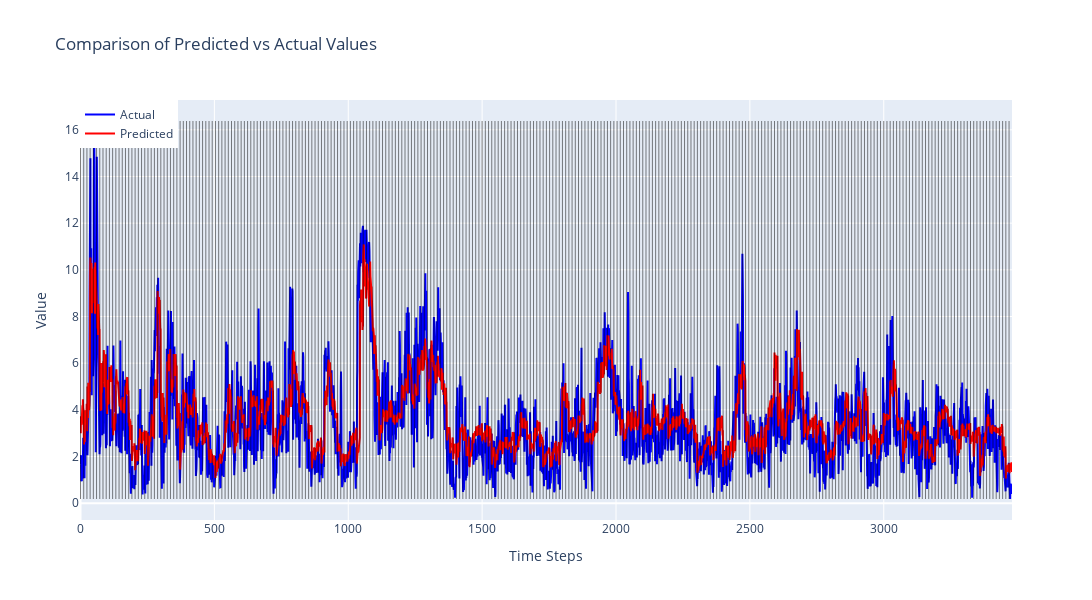

Write notebook code for a chart like this one.
### Code cell
import plotly.graph_objects as go

# Create a figure
fig = go.Figure()

# Add actual values trace
fig.add_trace(go.Scatter(
    x=list(range(len(y_test_stitched))),
    y=y_test_stitched,
    mode='lines',
    name='Actual',
    line=dict(color='blue')
))

# Add predicted values trace
fig.add_trace(go.Scatter(
    x=list(range(len(y_pred_stitched))),
    y=y_pred_stitched,
    mode='lines',
    name='Predicted',
    line=dict(color='red')
))

# Add vertical lines every 12 values
for i in range(0, len(y_test_stitched), 12):
    fig.add_shape(
        type='line',
        x0=i,
        x1=i,
        y0=min(min(y_test_stitched), min(y_pred_stitched)),
        y1=max(max(y_test_stitched), max(y_pred_stitched)),
        line=dict(color='rgba(0, 0, 0, 0.5)', width=1)
    )

# Update layout
fig.update_layout(
    title='Comparison of Predicted vs Actual Values',
    xaxis_title='Time Steps',
    yaxis_title='Value',
    legend=dict(x=0, y=1),
    width=1800,
    height=600,
    showlegend=True
)

# Show the plot
fig.show()

### Figure 1 — Plotly figure (JSON) as saved in the notebook; plotly's stock layout.template omitted (floating-point values rounded to 4 significant figures; data arrays with more than 128 entries replaced by an {"elided": "..."} marker saying what was removed)
{"data": [{"line": {"color": "blue"}, "mode": "lines", "name": "Actual", "type": "scatter", "x": {"elided": "3480 int values"}, "y": {"elided": "3480 float values"}}, {"line": {"color": "red"}, "mode": "lines", "name": "Predicted", "type": "scatter", "x": {"elided": "3480 int values"}, "y": {"elided": "3480 float values"}}], "layout": {"height": 600, "legend": {"x": 0, "y": 1}, "shapes": [{"line": {"color": "rgba(0, 0, 0, 0.5)", "width": 1}, "type": "line", "x0": 0, "x1": 0, "y0": 0.1786, "y1": 16.38}, {"line": {"color": "rgba(0, 0, 0, 0.5)", "width": 1}, "type": "line", "x0": 12, "x1": 12, "y0": 0.1786, "y1": 16.38}, {"line": {"color": "rgba(0, 0, 0, 0.5)", "width": 1}, "type": "line", "x0": 24, "x1": 24, "y0": 0.1786, "y1": 16.38}, {"line": {"color": "rgba(0, 0, 0, 0.5)", "width": 1}, "type": "line", "x0": 36, "x1": 36, "y0": 0.1786, "y1": 16.38}, {"line": {"color": "rgba(0, 0, 0, 0.5)", "width": 1}, "type": "line", "x0": 48, "x1": 48, "y0": 0.1786, "y1": 16.38}, {"line": {"color": "rgba(0, 0, 0, 0.5)", "width": 1}, "type": "line", "x0": 60, "x1": 60, "y0": 0.1786, "y1": 16.38}, {"line": {"color": "rgba(0, 0, 0, 0.5)", "width": 1}, "type": "line", "x0": 72, "x1": 72, "y0": 0.1786, "y1": 16.38}, {"line": {"color": "rgba(0, 0, 0, 0.5)", "width": 1}, "type": "line", "x0": 84, "x1": 84, "y0": 0.1786, "y1": 16.38}, {"line": {"color": "rgba(0, 0, 0, 0.5)", "width": 1}, "type": "line", "x0": 96, "x1": 96, "y0": 0.1786, "y1": 16.38}, {"line": {"color": "rgba(0, 0, 0, 0.5)", "width": 1}, "type": "line", "x0": 108, "x1": 108, "y0": 0.1786, "y1": 16.38}, {"line": {"color": "rgba(0, 0, 0, 0.5)", "width": 1}, "type": "line", "x0": 120, "x1": 120, "y0": 0.1786, "y1": 16.38}, {"line": {"color": "rgba(0, 0, 0, 0.5)", "width": 1}, "type": "line", "x0": 132, "x1": 132, "y0": 0.1786, "y1": 16.38}, {"line": {"color": "rgba(0, 0, 0, 0.5)", "width": 1}, "type": "line", "x0": 144, "x1": 144, "y0": 0.1786, "y1": 16.38}, {"line": {"color": "rgba(0, 0, 0, 0.5)", "width": 1}, "type": "line", "x0": 156, "x1": 156, "y0": 0.1786, "y1": 16.38}, {"line": {"color": "rgba(0, 0, 0, 0.5)", "width": 1}, "type": "line", "x0": 168, "x1": 168, "y0": 0.1786, "y1": 16.38}, {"line": {"color": "rgba(0, 0, 0, 0.5)", "width": 1}, "type": "line", "x0": 180, "x1": 180, "y0": 0.1786, "y1": 16.38}, {"line": {"color": "rgba(0, 0, 0, 0.5)", "width": 1}, "type": "line", "x0": 192, "x1": 192, "y0": 0.1786, "y1": 16.38}, {"line": {"color": "rgba(0, 0, 0, 0.5)", "width": 1}, "type": "line", "x0": 204, "x1": 204, "y0": 0.1786, "y1": 16.38}, {"line": {"color": "rgba(0, 0, 0, 0.5)", "width": 1}, "type": "line", "x0": 216, "x1": 216, "y0": 0.1786, "y1": 16.38}, {"line": {"color": "rgba(0, 0, 0, 0.5)", "width": 1}, "type": "line", "x0": 228, "x1": 228, "y0": 0.1786, "y1": 16.38}, {"line": {"color": "rgba(0, 0, 0, 0.5)", "width": 1}, "type": "line", "x0": 240, "x1": 240, "y0": 0.1786, "y1": 16.38}, {"line": {"color": "rgba(0, 0, 0, 0.5)", "width": 1}, "type": "line", "x0": 252, "x1": 252, "y0": 0.1786, "y1": 16.38}, {"line": {"color": "rgba(0, 0, 0, 0.5)", "width": 1}, "type": "line", "x0": 264, "x1": 264, "y0": 0.1786, "y1": 16.38}, {"line": {"color": "rgba(0, 0, 0, 0.5)", "width": 1}, "type": "line", "x0": 276, "x1": 276, "y0": 0.1786, "y1": 16.38}, {"line": {"color": "rgba(0, 0, 0, 0.5)", "width": 1}, "type": "line", "x0": 288, "x1": 288, "y0": 0.1786, "y1": 16.38}, {"line": {"color": "rgba(0, 0, 0, 0.5)", "width": 1}, "type": "line", "x0": 300, "x1": 300, "y0": 0.1786, "y1": 16.38}, {"line": {"color": "rgba(0, 0, 0, 0.5)", "width": 1}, "type": "line", "x0": 312, "x1": 312, "y0": 0.1786, "y1": 16.38}, {"line": {"color": "rgba(0, 0, 0, 0.5)", "width": 1}, "type": "line", "x0": 324, "x1": 324, "y0": 0.1786, "y1": 16.38}, {"line": {"color": "rgba(0, 0, 0, 0.5)", "width": 1}, "type": "line", "x0": 336, "x1": 336, "y0": 0.1786, "y1": 16.38}, {"line": {"color": "rgba(0, 0, 0, 0.5)", "width": 1}, "type": "line", "x0": 348, "x1": 348, "y0": 0.1786, "y1": 16.38}, {"line": {"color": "rgba(0, 0, 0, 0.5)", "width": 1}, "type": "line", "x0": 360, "x1": 360, "y0": 0.1786, "y1": 16.38}, {"line": {"color": "rgba(0, 0, 0, 0.5)", "width": 1}, "type": "line", "x0": 372, "x1": 372, "y0": 0.1786, "y1": 16.38}, {"line": {"color": "rgba(0, 0, 0, 0.5)", "width": 1}, "type": "line", "x0": 384, "x1": 384, "y0": 0.1786, "y1": 16.38}, {"line": {"color": "rgba(0, 0, 0, 0.5)", "width": 1}, "type": "line", "x0": 396, "x1": 396, "y0": 0.1786, "y1": 16.38}, {"line": {"color": "rgba(0, 0, 0, 0.5)", "width": 1}, "type": "line", "x0": 408, "x1": 408, "y0": 0.1786, "y1": 16.38}, {"line": {"color": "rgba(0, 0, 0, 0.5)", "width": 1}, "type": "line", "x0": 420, "x1": 420, "y0": 0.1786, "y1": 16.38}, {"line": {"color": "rgba(0, 0, 0, 0.5)", "width": 1}, "type": "line", "x0": 432, "x1": 432, "y0": 0.1786, "y1": 16.38}, {"line": {"color": "rgba(0, 0, 0, 0.5)", "width": 1}, "type": "line", "x0": 444, "x1": 444, "y0": 0.1786, "y1": 16.38}, {"line": {"color": "rgba(0, 0, 0, 0.5)", "width": 1}, "type": "line", "x0": 456, "x1": 456, "y0": 0.1786, "y1": 16.38}, {"line": {"color": "rgba(0, 0, 0, 0.5)", "width": 1}, "type": "line", "x0": 468, "x1": 468, "y0": 0.1786, "y1": 16.38}, {"line": {"color": "rgba(0, 0, 0, 0.5)", "width": 1}, "type": "line", "x0": 480, "x1": 480, "y0": 0.1786, "y1": 16.38}, {"line": {"color": "rgba(0, 0, 0, 0.5)", "width": 1}, "type": "line", "x0": 492, "x1": 492, "y0": 0.1786, "y1": 16.38}, {"line": {"color": "rgba(0, 0, 0, 0.5)", "width": 1}, "type": "line", "x0": 504, "x1": 504, "y0": 0.1786, "y1": 16.38}, {"line": {"color": "rgba(0, 0, 0, 0.5)", "width": 1}, "type": "line", "x0": 516, "x1": 516, "y0": 0.1786, "y1": 16.38}, {"line": {"color": "rgba(0, 0, 0, 0.5)", "width": 1}, "type": "line", "x0": 528, "x1": 528, "y0": 0.1786, "y1": 16.38}, {"line": {"color": "rgba(0, 0, 0, 0.5)", "width": 1}, "type": "line", "x0": 540, "x1": 540, "y0": 0.1786, "y1": 16.38}, {"line": {"color": "rgba(0, 0, 0, 0.5)", "width": 1}, "type": "line", "x0": 552, "x1": 552, "y0": 0.1786, "y1": 16.38}, {"line": {"color": "rgba(0, 0, 0, 0.5)", "width": 1}, "type": "line", "x0": 564, "x1": 564, "y0": 0.1786, "y1": 16.38}, {"line": {"color": "rgba(0, 0, 0, 0.5)", "width": 1}, "type": "line", "x0": 576, "x1": 576, "y0": 0.1786, "y1": 16.38}, {"line": {"color": "rgba(0, 0, 0, 0.5)", "width": 1}, "type": "line", "x0": 588, "x1": 588, "y0": 0.1786, "y1": 16.38}, {"line": {"color": "rgba(0, 0, 0, 0.5)", "width": 1}, "type": "line", "x0": 600, "x1": 600, "y0": 0.1786, "y1": 16.38}, {"line": {"color": "rgba(0, 0, 0, 0.5)", "width": 1}, "type": "line", "x0": 612, "x1": 612, "y0": 0.1786, "y1": 16.38}, {"line": {"color": "rgba(0, 0, 0, 0.5)", "width": 1}, "type": "line", "x0": 624, "x1": 624, "y0": 0.1786, "y1": 16.38}, {"line": {"color": "rgba(0, 0, 0, 0.5)", "width": 1}, "type": "line", "x0": 636, "x1": 636, "y0": 0.1786, "y1": 16.38}, {"line": {"color": "rgba(0, 0, 0, 0.5)", "width": 1}, "type": "line", "x0": 648, "x1": 648, "y0": 0.1786, "y1": 16.38}, {"line": {"color": "rgba(0, 0, 0, 0.5)", "width": 1}, "type": "line", "x0": 660, "x1": 660, "y0": 0.1786, "y1": 16.38}, {"line": {"color": "rgba(0, 0, 0, 0.5)", "width": 1}, "type": "line", "x0": 672, "x1": 672, "y0": 0.1786, "y1": 16.38}, {"line": {"color": "rgba(0, 0, 0, 0.5)", "width": 1}, "type": "line", "x0": 684, "x1": 684, "y0": 0.1786, "y1": 16.38}, {"line": {"color": "rgba(0, 0, 0, 0.5)", "width": 1}, "type": "line", "x0": 696, "x1": 696, "y0": 0.1786, "y1": 16.38}, {"line": {"color": "rgba(0, 0, 0, 0.5)", "width": 1}, "type": "line", "x0": 708, "x1": 708, "y0": 0.1786, "y1": 16.38}, {"line": {"color": "rgba(0, 0, 0, 0.5)", "width": 1}, "type": "line", "x0": 720, "x1": 720, "y0": 0.1786, "y1": 16.38}, {"line": {"color": "rgba(0, 0, 0, 0.5)", "width": 1}, "type": "line", "x0": 732, "x1": 732, "y0": 0.1786, "y1": 16.38}, {"line": {"color": "rgba(0, 0, 0, 0.5)", "width": 1}, "type": "line", "x0": 744, "x1": 744, "y0": 0.1786, "y1": 16.38}, {"line": {"color": "rgba(0, 0, 0, 0.5)", "width": 1}, "type": "line", "x0": 756, "x1": 756, "y0": 0.1786, "y1": 16.38}, {"line": {"color": "rgba(0, 0, 0, 0.5)", "width": 1}, "type": "line", "x0": 768, "x1": 768, "y0": 0.1786, "y1": 16.38}, {"line": {"color": "rgba(0, 0, 0, 0.5)", "width": 1}, "type": "line", "x0": 780, "x1": 780, "y0": 0.1786, "y1": 16.38}, {"line": {"color": "rgba(0, 0, 0, 0.5)", "width": 1}, "type": "line", "x0": 792, "x1": 792, "y0": 0.1786, "y1": 16.38}, {"line": {"color": "rgba(0, 0, 0, 0.5)", "width": 1}, "type": "line", "x0": 804, "x1": 804, "y0": 0.1786, "y1": 16.38}, {"line": {"color": "rgba(0, 0, 0, 0.5)", "width": 1}, "type": "line", "x0": 816, "x1": 816, "y0": 0.1786, "y1": 16.38}, {"line": {"color": "rgba(0, 0, 0, 0.5)", "width": 1}, "type": "line", "x0": 828, "x1": 828, "y0": 0.1786, "y1": 16.38}, {"line": {"color": "rgba(0, 0, 0, 0.5)", "width": 1}, "type": "line", "x0": 840, "x1": 840, "y0": 0.1786, "y1": 16.38}, {"line": {"color": "rgba(0, 0, 0, 0.5)", "width": 1}, "type": "line", "x0": 852, "x1": 852, "y0": 0.1786, "y1": 16.38}, {"line": {"color": "rgba(0, 0, 0, 0.5)", "width": 1}, "type": "line", "x0": 864, "x1": 864, "y0": 0.1786, "y1": 16.38}, {"line": {"color": "rgba(0, 0, 0, 0.5)", "width": 1}, "type": "line", "x0": 876, "x1": 876, "y0": 0.1786, "y1": 16.38}, {"line": {"color": "rgba(0, 0, 0, 0.5)", "width": 1}, "type": "line", "x0": 888, "x1": 888, "y0": 0.1786, "y1": 16.38}, {"line": {"color": "rgba(0, 0, 0, 0.5)", "width": 1}, "type": "line", "x0": 900, "x1": 900, "y0": 0.1786, "y1": 16.38}, {"line": {"color": "rgba(0, 0, 0, 0.5)", "width": 1}, "type": "line", "x0": 912, "x1": 912, "y0": 0.1786, "y1": 16.38}, {"line": {"color": "rgba(0, 0, 0, 0.5)", "width": 1}, "type": "line", "x0": 924, "x1": 924, "y0": 0.1786, "y1": 16.38}, {"line": {"color": "rgba(0, 0, 0, 0.5)", "width": 1}, "type": "line", "x0": 936, "x1": 936, "y0": 0.1786, "y1": 16.38}, {"line": {"color": "rgba(0, 0, 0, 0.5)", "width": 1}, "type": "line", "x0": 948, "x1": 948, "y0": 0.1786, "y1": 16.38}, {"line": {"color": "rgba(0, 0, 0, 0.5)", "width": 1}, "type": "line", "x0": 960, "x1": 960, "y0": 0.1786, "y1": 16.38}, {"line": {"color": "rgba(0, 0, 0, 0.5)", "width": 1}, "type": "line", "x0": 972, "x1": 972, "y0": 0.1786, "y1": 16.38}, {"line": {"color": "rgba(0, 0, 0, 0.5)", "width": 1}, "type": "line", "x0": 984, "x1": 984, "y0": 0.1786, "y1": 16.38}, {"line": {"color": "rgba(0, 0, 0, 0.5)", "width": 1}, "type": "line", "x0": 996, "x1": 996, "y0": 0.1786, "y1": 16.38}, {"line": {"color": "rgba(0, 0, 0, 0.5)", "width": 1}, "type": "line", "x0": 1008, "x1": 1008, "y0": 0.1786, "y1": 16.38}, {"line": {"color": "rgba(0, 0, 0, 0.5)", "width": 1}, "type": "line", "x0": 1020, "x1": 1020, "y0": 0.1786, "y1": 16.38}, {"line": {"color": "rgba(0, 0, 0, 0.5)", "width": 1}, "type": "line", "x0": 1032, "x1": 1032, "y0": 0.1786, "y1": 16.38}, {"line": {"color": "rgba(0, 0, 0, 0.5)", "width": 1}, "type": "line", "x0": 1044, "x1": 1044, "y0": 0.1786, "y1": 16.38}, {"line": {"color": "rgba(0, 0, 0, 0.5)", "width": 1}, "type": "line", "x0": 1056, "x1": 1056, "y0": 0.1786, "y1": 16.38}, {"line": {"color": "rgba(0, 0, 0, 0.5)", "width": 1}, "type": "line", "x0": 1068, "x1": 1068, "y0": 0.1786, "y1": 16.38}, {"line": {"color": "rgba(0, 0, 0, 0.5)", "width": 1}, "type": "line", "x0": 1080, "x1": 1080, "y0": 0.1786, "y1": 16.38}, {"line": {"color": "rgba(0, 0, 0, 0.5)", "width": 1}, "type": "line", "x0": 1092, "x1": 1092, "y0": 0.1786, "y1": 16.38}, {"line": {"color": "rgba(0, 0, 0, 0.5)", "width": 1}, "type": "line", "x0": 1104, "x1": 1104, "y0": 0.1786, "y1": 16.38}, {"line": {"color": "rgba(0, 0, 0, 0.5)", "width": 1}, "type": "line", "x0": 1116, "x1": 1116, "y0": 0.1786, "y1": 16.38}, {"line": {"color": "rgba(0, 0, 0, 0.5)", "width": 1}, "type": "line", "x0": 1128, "x1": 1128, "y0": 0.1786, "y1": 16.38}, {"line": {"color": "rgba(0, 0, 0, 0.5)", "width": 1}, "type": "line", "x0": 1140, "x1": 1140, "y0": 0.1786, "y1": 16.38}, {"line": {"color": "rgba(0, 0, 0, 0.5)", "width": 1}, "type": "line", "x0": 1152, "x1": 1152, "y0": 0.1786, "y1": 16.38}, {"line": {"color": "rgba(0, 0, 0, 0.5)", "width": 1}, "type": "line", "x0": 1164, "x1": 1164, "y0": 0.1786, "y1": 16.38}, {"line": {"color": "rgba(0, 0, 0, 0.5)", "width": 1}, "type": "line", "x0": 1176, "x1": 1176, "y0": 0.1786, "y1": 16.38}, {"line": {"color": "rgba(0, 0, 0, 0.5)", "width": 1}, "type": "line", "x0": 1188, "x1": 1188, "y0": 0.1786, "y1": 16.38}, {"line": {"color": "rgba(0, 0, 0, 0.5)", "width": 1}, "type": "line", "x0": 1200, "x1": 1200, "y0": 0.1786, "y1": 16.38}, {"line": {"color": "rgba(0, 0, 0, 0.5)", "width": 1}, "type": "line", "x0": 1212, "x1": 1212, "y0": 0.1786, "y1": 16.38}, {"line": {"color": "rgba(0, 0, 0, 0.5)", "width": 1}, "type": "line", "x0": 1224, "x1": 1224, "y0": 0.1786, "y1": 16.38}, {"line": {"color": "rgba(0, 0, 0, 0.5)", "width": 1}, "type": "line", "x0": 1236, "x1": 1236, "y0": 0.1786, "y1": 16.38}, {"line": {"color": "rgba(0, 0, 0, 0.5)", "width": 1}, "type": "line", "x0": 1248, "x1": 1248, "y0": 0.1786, "y1": 16.38}, {"line": {"color": "rgba(0, 0, 0, 0.5)", "width": 1}, "type": "line", "x0": 1260, "x1": 1260, "y0": 0.1786, "y1": 16.38}, {"line": {"color": "rgba(0, 0, 0, 0.5)", "width": 1}, "type": "line", "x0": 1272, "x1": 1272, "y0": 0.1786, "y1": 16.38}, {"line": {"color": "rgba(0, 0, 0, 0.5)", "width": 1}, "type": "line", "x0": 1284, "x1": 1284, "y0": 0.1786, "y1": 16.38}, {"line": {"color": "rgba(0, 0, 0, 0.5)", "width": 1}, "type": "line", "x0": 1296, "x1": 1296, "y0": 0.1786, "y1": 16.38}, {"line": {"color": "rgba(0, 0, 0, 0.5)", "width": 1}, "type": "line", "x0": 1308, "x1": 1308, "y0": 0.1786, "y1": 16.38}, {"line": {"color": "rgba(0, 0, 0, 0.5)", "width": 1}, "type": "line", "x0": 1320, "x1": 1320, "y0": 0.1786, "y1": 16.38}, {"line": {"color": "rgba(0, 0, 0, 0.5)", "width": 1}, "type": "line", "x0": 1332, "x1": 1332, "y0": 0.1786, "y1": 16.38}, {"line": {"color": "rgba(0, 0, 0, 0.5)", "width": 1}, "type": "line", "x0": 1344, "x1": 1344, "y0": 0.1786, "y1": 16.38}, {"line": {"color": "rgba(0, 0, 0, 0.5)", "width": 1}, "type": "line", "x0": 1356, "x1": 1356, "y0": 0.1786, "y1": 16.38}, {"line": {"color": "rgba(0, 0, 0, 0.5)", "width": 1}, "type": "line", "x0": 1368, "x1": 1368, "y0": 0.1786, "y1": 16.38}, {"line": {"color": "rgba(0, 0, 0, 0.5)", "width": 1}, "type": "line", "x0": 1380, "x1": 1380, "y0": 0.1786, "y1": 16.38}, {"line": {"color": "rgba(0, 0, 0, 0.5)", "width": 1}, "type": "line", "x0": 1392, "x1": 1392, "y0": 0.1786, "y1": 16.38}, {"line": {"color": "rgba(0, 0, 0, 0.5)", "width": 1}, "type": "line", "x0": 1404, "x1": 1404, "y0": 0.1786, "y1": 16.38}, {"line": {"color": "rgba(0, 0, 0, 0.5)", "width": 1}, "type": "line", "x0": 1416, "x1": 1416, "y0": 0.1786, "y1": 16.38}, {"line": {"color": "rgba(0, 0, 0, 0.5)", "width": 1}, "type": "line", "x0": 1428, "x1": 1428, "y0": 0.1786, "y1": 16.38}, {"line": {"color": "rgba(0, 0, 0, 0.5)", "width": 1}, "type": "line", "x0": 1440, "x1": 1440, "y0": 0.1786, "y1": 16.38}, {"line": {"color": "rgba(0, 0, 0, 0.5)", "width": 1}, "type": "line", "x0": 1452, "x1": 1452, "y0": 0.1786, "y1": 16.38}, {"line": {"color": "rgba(0, 0, 0, 0.5)", "width": 1}, "type": "line", "x0": 1464, "x1": 1464, "y0": 0.1786, "y1": 16.38}, {"line": {"color": "rgba(0, 0, 0, 0.5)", "width": 1}, "type": "line", "x0": 1476, "x1": 1476, "y0": 0.1786, "y1": 16.38}, {"line": {"color": "rgba(0, 0, 0, 0.5)", "width": 1}, "type": "line", "x0": 1488, "x1": 1488, "y0": 0.1786, "y1": 16.38}, {"line": {"color": "rgba(0, 0, 0, 0.5)", "width": 1}, "type": "line", "x0": 1500, "x1": 1500, "y0": 0.1786, "y1": 16.38}, {"line": {"color": "rgba(0, 0, 0, 0.5)", "width": 1}, "type": "line", "x0": 1512, "x1": 1512, "y0": 0.1786, "y1": 16.38}, {"line": {"color": "rgba(0, 0, 0, 0.5)", "width": 1}, "type": "line", "x0": 1524, "x1": 1524, "y0": 0.1786, "y1": 16.38}, {"line": {"color": "rgba(0, 0, 0, 0.5)", "width": 1}, "type": "line", "x0": 1536, "x1": 1536, "y0": 0.1786, "y1": 16.38}, {"line": {"color": "rgba(0, 0, 0, 0.5)", "width": 1}, "type": "line", "x0": 1548, "x1": 1548, "y0": 0.1786, "y1": 16.38}, {"line": {"color": "rgba(0, 0, 0, 0.5)", "width": 1}, "type": "line", "x0": 1560, "x1": 1560, "y0": 0.1786, "y1": 16.38}, {"line": {"color": "rgba(0, 0, 0, 0.5)", "width": 1}, "type": "line", "x0": 1572, "x1": 1572, "y0": 0.1786, "y1": 16.38}, {"line": {"color": "rgba(0, 0, 0, 0.5)", "width": 1}, "type": "line", "x0": 1584, "x1": 1584, "y0": 0.1786, "y1": 16.38}, {"line": {"color": "rgba(0, 0, 0, 0.5)", "width": 1}, "type": "line", "x0": 1596, "x1": 1596, "y0": 0.1786, "y1": 16.38}, {"line": {"color": "rgba(0, 0, 0, 0.5)", "width": 1}, "type": "line", "x0": 1608, "x1": 1608, "y0": 0.1786, "y1": 16.38}, {"line": {"color": "rgba(0, 0, 0, 0.5)", "width": 1}, "type": "line", "x0": 1620, "x1": 1620, "y0": 0.1786, "y1": 16.38}, {"line": {"color": "rgba(0, 0, 0, 0.5)", "width": 1}, "type": "line", "x0": 1632, "x1": 1632, "y0": 0.1786, "y1": 16.38}, {"line": {"color": "rgba(0, 0, 0, 0.5)", "width": 1}, "type": "line", "x0": 1644, "x1": 1644, "y0": 0.1786, "y1": 16.38}, {"line": {"color": "rgba(0, 0, 0, 0.5)", "width": 1}, "type": "line", "x0": 1656, "x1": 1656, "y0": 0.1786, "y1": 16.38}, {"line": {"color": "rgba(0, 0, 0, 0.5)", "width": 1}, "type": "line", "x0": 1668, "x1": 1668, "y0": 0.1786, "y1": 16.38}, {"line": {"color": "rgba(0, 0, 0, 0.5)", "width": 1}, "type": "line", "x0": 1680, "x1": 1680, "y0": 0.1786, "y1": 16.38}, {"line": {"color": "rgba(0, 0, 0, 0.5)", "width": 1}, "type": "line", "x0": 1692, "x1": 1692, "y0": 0.1786, "y1": 16.38}, {"line": {"color": "rgba(0, 0, 0, 0.5)", "width": 1}, "type": "line", "x0": 1704, "x1": 1704, "y0": 0.1786, "y1": 16.38}, {"line": {"color": "rgba(0, 0, 0, 0.5)", "width": 1}, "type": "line", "x0": 1716, "x1": 1716, "y0": 0.1786, "y1": 16.38}, {"line": {"color": "rgba(0, 0, 0, 0.5)", "width": 1}, "type": "line", "x0": 1728, "x1": 1728, "y0": 0.1786, "y1": 16.38}, {"line": {"color": "rgba(0, 0, 0, 0.5)", "width": 1}, "type": "line", "x0": 1740, "x1": 1740, "y0": 0.1786, "y1": 16.38}, {"line": {"color": "rgba(0, 0, 0, 0.5)", "width": 1}, "type": "line", "x0": 1752, "x1": 1752, "y0": 0.1786, "y1": 16.38}, {"line": {"color": "rgba(0, 0, 0, 0.5)", "width": 1}, "type": "line", "x0": 1764, "x1": 1764, "y0": 0.1786, "y1": 16.38}, {"line": {"color": "rgba(0, 0, 0, 0.5)", "width": 1}, "type": "line", "x0": 1776, "x1": 1776, "y0": 0.1786, "y1": 16.38}, {"line": {"color": "rgba(0, 0, 0, 0.5)", "width": 1}, "type": "line", "x0": 1788, "x1": 1788, "y0": 0.1786, "y1": 16.38}, {"line": {"color": "rgba(0, 0, 0, 0.5)", "width": 1}, "type": "line", "x0": 1800, "x1": 1800, "y0": 0.1786, "y1": 16.38}, {"line": {"color": "rgba(0, 0, 0, 0.5)", "width": 1}, "type": "line", "x0": 1812, "x1": 1812, "y0": 0.1786, "y1": 16.38}, {"line": {"color": "rgba(0, 0, 0, 0.5)", "width": 1}, "type": "line", "x0": 1824, "x1": 1824, "y0": 0.1786, "y1": 16.38}, {"line": {"color": "rgba(0, 0, 0, 0.5)", "width": 1}, "type": "line", "x0": 1836, "x1": 1836, "y0": 0.1786, "y1": 16.38}, {"line": {"color": "rgba(0, 0, 0, 0.5)", "width": 1}, "type": "line", "x0": 1848, "x1": 1848, "y0": 0.1786, "y1": 16.38}, {"line": {"color": "rgba(0, 0, 0, 0.5)", "width": 1}, "type": "line", "x0": 1860, "x1": 1860, "y0": 0.1786, "y1": 16.38}, {"line": {"color": "rgba(0, 0, 0, 0.5)", "width": 1}, "type": "line", "x0": 1872, "x1": 1872, "y0": 0.1786, "y1": 16.38}, {"line": {"color": "rgba(0, 0, 0, 0.5)", "width": 1}, "type": "line", "x0": 1884, "x1": 1884, "y0": 0.1786, "y1": 16.38}, {"line": {"color": "rgba(0, 0, 0, 0.5)", "width": 1}, "type": "line", "x0": 1896, "x1": 1896, "y0": 0.1786, "y1": 16.38}, {"line": {"color": "rgba(0, 0, 0, 0.5)", "width": 1}, "type": "line", "x0": 1908, "x1": 1908, "y0": 0.1786, "y1": 16.38}, {"line": {"color": "rgba(0, 0, 0, 0.5)", "width": 1}, "type": "line", "x0": 1920, "x1": 1920, "y0": 0.1786, "y1": 16.38}, {"line": {"color": "rgba(0, 0, 0, 0.5)", "width": 1}, "type": "line", "x0": 1932, "x1": 1932, "y0": 0.1786, "y1": 16.38}, {"line": {"color": "rgba(0, 0, 0, 0.5)", "width": 1}, "type": "line", "x0": 1944, "x1": 1944, "y0": 0.1786, "y1": 16.38}, {"line": {"color": "rgba(0, 0, 0, 0.5)", "width": 1}, "type": "line", "x0": 1956, "x1": 1956, "y0": 0.1786, "y1": 16.38}, {"line": {"color": "rgba(0, 0, 0, 0.5)", "width": 1}, "type": "line", "x0": 1968, "x1": 1968, "y0": 0.1786, "y1": 16.38}, {"line": {"color": "rgba(0, 0, 0, 0.5)", "width": 1}, "type": "line", "x0": 1980, "x1": 1980, "y0": 0.1786, "y1": 16.38}, {"line": {"color": "rgba(0, 0, 0, 0.5)", "width": 1}, "type": "line", "x0": 1992, "x1": 1992, "y0": 0.1786, "y1": 16.38}, {"line": {"color": "rgba(0, 0, 0, 0.5)", "width": 1}, "type": "line", "x0": 2004, "x1": 2004, "y0": 0.1786, "y1": 16.38}, {"line": {"color": "rgba(0, 0, 0, 0.5)", "width": 1}, "type": "line", "x0": 2016, "x1": 2016, "y0": 0.1786, "y1": 16.38}, {"line": {"color": "rgba(0, 0, 0, 0.5)", "width": 1}, "type": "line", "x0": 2028, "x1": 2028, "y0": 0.1786, "y1": 16.38}, {"line": {"color": "rgba(0, 0, 0, 0.5)", "width": 1}, "type": "line", "x0": 2040, "x1": 2040, "y0": 0.1786, "y1": 16.38}, {"line": {"color": "rgba(0, 0, 0, 0.5)", "width": 1}, "type": "line", "x0": 2052, "x1": 2052, "y0": 0.1786, "y1": 16.38}, {"line": {"color": "rgba(0, 0, 0, 0.5)", "width": 1}, "type": "line", "x0": 2064, "x1": 2064, "y0": 0.1786, "y1": 16.38}, {"line": {"color": "rgba(0, 0, 0, 0.5)", "width": 1}, "type": "line", "x0": 2076, "x1": 2076, "y0": 0.1786, "y1": 16.38}, {"line": {"color": "rgba(0, 0, 0, 0.5)", "width": 1}, "type": "line", "x0": 2088, "x1": 2088, "y0": 0.1786, "y1": 16.38}, {"line": {"color": "rgba(0, 0, 0, 0.5)", "width": 1}, "type": "line", "x0": 2100, "x1": 2100, "y0": 0.1786, "y1": 16.38}, {"line": {"color": "rgba(0, 0, 0, 0.5)", "width": 1}, "type": "line", "x0": 2112, "x1": 2112, "y0": 0.1786, "y1": 16.38}, {"line": {"color": "rgba(0, 0, 0, 0.5)", "width": 1}, "type": "line", "x0": 2124, "x1": 2124, "y0": 0.1786, "y1": 16.38}, {"line": {"color": "rgba(0, 0, 0, 0.5)", "width": 1}, "type": "line", "x0": 2136, "x1": 2136, "y0": 0.1786, "y1": 16.38}, {"line": {"color": "rgba(0, 0, 0, 0.5)", "width": 1}, "type": "line", "x0": 2148, "x1": 2148, "y0": 0.1786, "y1": 16.38}, {"line": {"color": "rgba(0, 0, 0, 0.5)", "width": 1}, "type": "line", "x0": 2160, "x1": 2160, "y0": 0.1786, "y1": 16.38}, {"line": {"color": "rgba(0, 0, 0, 0.5)", "width": 1}, "type": "line", "x0": 2172, "x1": 2172, "y0": 0.1786, "y1": 16.38}, {"line": {"color": "rgba(0, 0, 0, 0.5)", "width": 1}, "type": "line", "x0": 2184, "x1": 2184, "y0": 0.1786, "y1": 16.38}, {"line": {"color": "rgba(0, 0, 0, 0.5)", "width": 1}, "type": "line", "x0": 2196, "x1": 2196, "y0": 0.1786, "y1": 16.38}, {"line": {"color": "rgba(0, 0, 0, 0.5)", "width": 1}, "type": "line", "x0": 2208, "x1": 2208, "y0": 0.1786, "y1": 16.38}, {"line": {"color": "rgba(0, 0, 0, 0.5)", "width": 1}, "type": "line", "x0": 2220, "x1": 2220, "y0": 0.1786, "y1": 16.38}, {"line": {"color": "rgba(0, 0, 0, 0.5)", "width": 1}, "type": "line", "x0": 2232, "x1": 2232, "y0": 0.1786, "y1": 16.38}, {"line": {"color": "rgba(0, 0, 0, 0.5)", "width": 1}, "type": "line", "x0": 2244, "x1": 2244, "y0": 0.1786, "y1": 16.38}, {"line": {"color": "rgba(0, 0, 0, 0.5)", "width": 1}, "type": "line", "x0": 2256, "x1": 2256, "y0": 0.1786, "y1": 16.38}, {"line": {"color": "rgba(0, 0, 0, 0.5)", "width": 1}, "type": "line", "x0": 2268, "x1": 2268, "y0": 0.1786, "y1": 16.38}, {"line": {"color": "rgba(0, 0, 0, 0.5)", "width": 1}, "type": "line", "x0": 2280, "x1": 2280, "y0": 0.1786, "y1": 16.38}, {"line": {"color": "rgba(0, 0, 0, 0.5)", "width": 1}, "type": "line", "x0": 2292, "x1": 2292, "y0": 0.1786, "y1": 16.38}, {"line": {"color": "rgba(0, 0, 0, 0.5)", "width": 1}, "type": "line", "x0": 2304, "x1": 2304, "y0": 0.1786, "y1": 16.38}, {"line": {"color": "rgba(0, 0, 0, 0.5)", "width": 1}, "type": "line", "x0": 2316, "x1": 2316, "y0": 0.1786, "y1": 16.38}, {"line": {"color": "rgba(0, 0, 0, 0.5)", "width": 1}, "type": "line", "x0": 2328, "x1": 2328, "y0": 0.1786, "y1": 16.38}, {"line": {"color": "rgba(0, 0, 0, 0.5)", "width": 1}, "type": "line", "x0": 2340, "x1": 2340, "y0": 0.1786, "y1": 16.38}, {"line": {"color": "rgba(0, 0, 0, 0.5)", "width": 1}, "type": "line", "x0": 2352, "x1": 2352, "y0": 0.1786, "y1": 16.38}, {"line": {"color": "rgba(0, 0, 0, 0.5)", "width": 1}, "type": "line", "x0": 2364, "x1": 2364, "y0": 0.1786, "y1": 16.38}, {"line": {"color": "rgba(0, 0, 0, 0.5)", "width": 1}, "type": "line", "x0": 2376, "x1": 2376, "y0": 0.1786, "y1": 16.38}, {"line": {"color": "rgba(0, 0, 0, 0.5)", "width": 1}, "type": "line", "x0": 2388, "x1": 2388, "y0": 0.1786, "y1": 16.38}, {"line": {"color": "rgba(0, 0, 0, 0.5)", "width": 1}, "type": "line", "x0": 2400, "x1": 2400, "y0": 0.1786, "y1": 16.38}, {"line": {"color": "rgba(0, 0, 0, 0.5)", "width": 1}, "type": "line", "x0": 2412, "x1": 2412, "y0": 0.1786, "y1": 16.38}, {"line": {"color": "rgba(0, 0, 0, 0.5)", "width": 1}, "type": "line", "x0": 2424, "x1": 2424, "y0": 0.1786, "y1": 16.38}, {"line": {"color": "rgba(0, 0, 0, 0.5)", "width": 1}, "type": "line", "x0": 2436, "x1": 2436, "y0": 0.1786, "y1": 16.38}, {"line": {"color": "rgba(0, 0, 0, 0.5)", "width": 1}, "type": "line", "x0": 2448, "x1": 2448, "y0": 0.1786, "y1": 16.38}, {"line": {"color": "rgba(0, 0, 0, 0.5)", "width": 1}, "type": "line", "x0": 2460, "x1": 2460, "y0": 0.1786, "y1": 16.38}, {"line": {"color": "rgba(0, 0, 0, 0.5)", "width": 1}, "type": "line", "x0": 2472, "x1": 2472, "y0": 0.1786, "y1": 16.38}, {"line": {"color": "rgba(0, 0, 0, 0.5)", "width": 1}, "type": "line", "x0": 2484, "x1": 2484, "y0": 0.1786, "y1": 16.38}, {"line": {"color": "rgba(0, 0, 0, 0.5)", "width": 1}, "type": "line", "x0": 2496, "x1": 2496, "y0": 0.1786, "y1": 16.38}, {"line": {"color": "rgba(0, 0, 0, 0.5)", "width": 1}, "type": "line", "x0": 2508, "x1": 2508, "y0": 0.1786, "y1": 16.38}, {"line": {"color": "rgba(0, 0, 0, 0.5)", "width": 1}, "type": "line", "x0": 2520, "x1": 2520, "y0": 0.1786, "y1": 16.38}, {"line": {"color": "rgba(0, 0, 0, 0.5)", "width": 1}, "type": "line", "x0": 2532, "x1": 2532, "y0": 0.1786, "y1": 16.38}, {"line": {"color": "rgba(0, 0, 0, 0.5)", "width": 1}, "type": "line", "x0": 2544, "x1": 2544, "y0": 0.1786, "y1": 16.38}, {"line": {"color": "rgba(0, 0, 0, 0.5)", "width": 1}, "type": "line", "x0": 2556, "x1": 2556, "y0": 0.1786, "y1": 16.38}, {"line": {"color": "rgba(0, 0, 0, 0.5)", "width": 1}, "type": "line", "x0": 2568, "x1": 2568, "y0": 0.1786, "y1": 16.38}, {"line": {"color": "rgba(0, 0, 0, 0.5)", "width": 1}, "type": "line", "x0": 2580, "x1": 2580, "y0": 0.1786, "y1": 16.38}, {"line": {"color": "rgba(0, 0, 0, 0.5)", "width": 1}, "type": "line", "x0": 2592, "x1": 2592, "y0": 0.1786, "y1": 16.38}, {"line": {"color": "rgba(0, 0, 0, 0.5)", "width": 1}, "type": "line", "x0": 2604, "x1": 2604, "y0": 0.1786, "y1": 16.38}, {"line": {"color": "rgba(0, 0, 0, 0.5)", "width": 1}, "type": "line", "x0": 2616, "x1": 2616, "y0": 0.1786, "y1": 16.38}, {"line": {"color": "rgba(0, 0, 0, 0.5)", "width": 1}, "type": "line", "x0": 2628, "x1": 2628, "y0": 0.1786, "y1": 16.38}, {"line": {"color": "rgba(0, 0, 0, 0.5)", "width": 1}, "type": "line", "x0": 2640, "x1": 2640, "y0": 0.1786, "y1": 16.38}, {"line": {"color": "rgba(0, 0, 0, 0.5)", "width": 1}, "type": "line", "x0": 2652, "x1": 2652, "y0": 0.1786, "y1": 16.38}, {"line": {"color": "rgba(0, 0, 0, 0.5)", "width": 1}, "type": "line", "x0": 2664, "x1": 2664, "y0": 0.1786, "y1": 16.38}, {"line": {"color": "rgba(0, 0, 0, 0.5)", "width": 1}, "type": "line", "x0": 2676, "x1": 2676, "y0": 0.1786, "y1": 16.38}, {"line": {"color": "rgba(0, 0, 0, 0.5)", "width": 1}, "type": "line", "x0": 2688, "x1": 2688, "y0": 0.1786, "y1": 16.38}, {"line": {"color": "rgba(0, 0, 0, 0.5)", "width": 1}, "type": "line", "x0": 2700, "x1": 2700, "y0": 0.1786, "y1": 16.38}, {"line": {"color": "rgba(0, 0, 0, 0.5)", "width": 1}, "type": "line", "x0": 2712, "x1": 2712, "y0": 0.1786, "y1": 16.38}, {"line": {"color": "rgba(0, 0, 0, 0.5)", "width": 1}, "type": "line", "x0": 2724, "x1": 2724, "y0": 0.1786, "y1": 16.38}, {"line": {"color": "rgba(0, 0, 0, 0.5)", "width": 1}, "type": "line", "x0": 2736, "x1": 2736, "y0": 0.1786, "y1": 16.38}, {"line": {"color": "rgba(0, 0, 0, 0.5)", "width": 1}, "type": "line", "x0": 2748, "x1": 2748, "y0": 0.1786, "y1": 16.38}, {"line": {"color": "rgba(0, 0, 0, 0.5)", "width": 1}, "type": "line", "x0": 2760, "x1": 2760, "y0": 0.1786, "y1": 16.38}, {"line": {"color": "rgba(0, 0, 0, 0.5)", "width": 1}, "type": "line", "x0": 2772, "x1": 2772, "y0": 0.1786, "y1": 16.38}, {"line": {"color": "rgba(0, 0, 0, 0.5)", "width": 1}, "type": "line", "x0": 2784, "x1": 2784, "y0": 0.1786, "y1": 16.38}, {"line": {"color": "rgba(0, 0, 0, 0.5)", "width": 1}, "type": "line", "x0": 2796, "x1": 2796, "y0": 0.1786, "y1": 16.38}, {"line": {"color": "rgba(0, 0, 0, 0.5)", "width": 1}, "type": "line", "x0": 2808, "x1": 2808, "y0": 0.1786, "y1": 16.38}, {"line": {"color": "rgba(0, 0, 0, 0.5)", "width": 1}, "type": "line", "x0": 2820, "x1": 2820, "y0": 0.1786, "y1": 16.38}, {"line": {"color": "rgba(0, 0, 0, 0.5)", "width": 1}, "type": "line", "x0": 2832, "x1": 2832, "y0": 0.1786, "y1": 16.38}, {"line": {"color": "rgba(0, 0, 0, 0.5)", "width": 1}, "type": "line", "x0": 2844, "x1": 2844, "y0": 0.1786, "y1": 16.38}, {"line": {"color": "rgba(0, 0, 0, 0.5)", "width": 1}, "type": "line", "x0": 2856, "x1": 2856, "y0": 0.1786, "y1": 16.38}, {"line": {"color": "rgba(0, 0, 0, 0.5)", "width": 1}, "type": "line", "x0": 2868, "x1": 2868, "y0": 0.1786, "y1": 16.38}, {"line": {"color": "rgba(0, 0, 0, 0.5)", "width": 1}, "type": "line", "x0": 2880, "x1": 2880, "y0": 0.1786, "y1": 16.38}, {"line": {"color": "rgba(0, 0, 0, 0.5)", "width": 1}, "type": "line", "x0": 2892, "x1": 2892, "y0": 0.1786, "y1": 16.38}, {"line": {"color": "rgba(0, 0, 0, 0.5)", "width": 1}, "type": "line", "x0": 2904, "x1": 2904, "y0": 0.1786, "y1": 16.38}, {"line": {"color": "rgba(0, 0, 0, 0.5)", "width": 1}, "type": "line", "x0": 2916, "x1": 2916, "y0": 0.1786, "y1": 16.38}, {"line": {"color": "rgba(0, 0, 0, 0.5)", "width": 1}, "type": "line", "x0": 2928, "x1": 2928, "y0": 0.1786, "y1": 16.38}, {"line": {"color": "rgba(0, 0, 0, 0.5)", "width": 1}, "type": "line", "x0": 2940, "x1": 2940, "y0": 0.1786, "y1": 16.38}, {"line": {"color": "rgba(0, 0, 0, 0.5)", "width": 1}, "type": "line", "x0": 2952, "x1": 2952, "y0": 0.1786, "y1": 16.38}, {"line": {"color": "rgba(0, 0, 0, 0.5)", "width": 1}, "type": "line", "x0": 2964, "x1": 2964, "y0": 0.1786, "y1": 16.38}, {"line": {"color": "rgba(0, 0, 0, 0.5)", "width": 1}, "type": "line", "x0": 2976, "x1": 2976, "y0": 0.1786, "y1": 16.38}, {"line": {"color": "rgba(0, 0, 0, 0.5)", "width": 1}, "type": "line", "x0": 2988, "x1": 2988, "y0": 0.1786, "y1": 16.38}, {"line": {"color": "rgba(0, 0, 0, 0.5)", "width": 1}, "type": "line", "x0": 3000, "x1": 3000, "y0": 0.1786, "y1": 16.38}, {"line": {"color": "rgba(0, 0, 0, 0.5)", "width": 1}, "type": "line", "x0": 3012, "x1": 3012, "y0": 0.1786, "y1": 16.38}, {"line": {"color": "rgba(0, 0, 0, 0.5)", "width": 1}, "type": "line", "x0": 3024, "x1": 3024, "y0": 0.1786, "y1": 16.38}, {"line": {"color": "rgba(0, 0, 0, 0.5)", "width": 1}, "type": "line", "x0": 3036, "x1": 3036, "y0": 0.1786, "y1": 16.38}, {"line": {"color": "rgba(0, 0, 0, 0.5)", "width": 1}, "type": "line", "x0": 3048, "x1": 3048, "y0": 0.1786, "y1": 16.38}, {"line": {"color": "rgba(0, 0, 0, 0.5)", "width": 1}, "type": "line", "x0": 3060, "x1": 3060, "y0": 0.1786, "y1": 16.38}, {"line": {"color": "rgba(0, 0, 0, 0.5)", "width": 1}, "type": "line", "x0": 3072, "x1": 3072, "y0": 0.1786, "y1": 16.38}, {"line": {"color": "rgba(0, 0, 0, 0.5)", "width": 1}, "type": "line", "x0": 3084, "x1": 3084, "y0": 0.1786, "y1": 16.38}, {"line": {"color": "rgba(0, 0, 0, 0.5)", "width": 1}, "type": "line", "x0": 3096, "x1": 3096, "y0": 0.1786, "y1": 16.38}, {"line": {"color": "rgba(0, 0, 0, 0.5)", "width": 1}, "type": "line", "x0": 3108, "x1": 3108, "y0": 0.1786, "y1": 16.38}, {"line": {"color": "rgba(0, 0, 0, 0.5)", "width": 1}, "type": "line", "x0": 3120, "x1": 3120, "y0": 0.1786, "y1": 16.38}, {"line": {"color": "rgba(0, 0, 0, 0.5)", "width": 1}, "type": "line", "x0": 3132, "x1": 3132, "y0": 0.1786, "y1": 16.38}, {"line": {"color": "rgba(0, 0, 0, 0.5)", "width": 1}, "type": "line", "x0": 3144, "x1": 3144, "y0": 0.1786, "y1": 16.38}, {"line": {"color": "rgba(0, 0, 0, 0.5)", "width": 1}, "type": "line", "x0": 3156, "x1": 3156, "y0": 0.1786, "y1": 16.38}, {"line": {"color": "rgba(0, 0, 0, 0.5)", "width": 1}, "type": "line", "x0": 3168, "x1": 3168, "y0": 0.1786, "y1": 16.38}, {"line": {"color": "rgba(0, 0, 0, 0.5)", "width": 1}, "type": "line", "x0": 3180, "x1": 3180, "y0": 0.1786, "y1": 16.38}, {"line": {"color": "rgba(0, 0, 0, 0.5)", "width": 1}, "type": "line", "x0": 3192, "x1": 3192, "y0": 0.1786, "y1": 16.38}, {"line": {"color": "rgba(0, 0, 0, 0.5)", "width": 1}, "type": "line", "x0": 3204, "x1": 3204, "y0": 0.1786, "y1": 16.38}, {"line": {"color": "rgba(0, 0, 0, 0.5)", "width": 1}, "type": "line", "x0": 3216, "x1": 3216, "y0": 0.1786, "y1": 16.38}, {"line": {"color": "rgba(0, 0, 0, 0.5)", "width": 1}, "type": "line", "x0": 3228, "x1": 3228, "y0": 0.1786, "y1": 16.38}, {"line": {"color": "rgba(0, 0, 0, 0.5)", "width": 1}, "type": "line", "x0": 3240, "x1": 3240, "y0": 0.1786, "y1": 16.38}, {"line": {"color": "rgba(0, 0, 0, 0.5)", "width": 1}, "type": "line", "x0": 3252, "x1": 3252, "y0": 0.1786, "y1": 16.38}, {"line": {"color": "rgba(0, 0, 0, 0.5)", "width": 1}, "type": "line", "x0": 3264, "x1": 3264, "y0": 0.1786, "y1": 16.38}, {"line": {"color": "rgba(0, 0, 0, 0.5)", "width": 1}, "type": "line", "x0": 3276, "x1": 3276, "y0": 0.1786, "y1": 16.38}, {"line": {"color": "rgba(0, 0, 0, 0.5)", "width": 1}, "type": "line", "x0": 3288, "x1": 3288, "y0": 0.1786, "y1": 16.38}, {"line": {"color": "rgba(0, 0, 0, 0.5)", "width": 1}, "type": "line", "x0": 3300, "x1": 3300, "y0": 0.1786, "y1": 16.38}, {"line": {"color": "rgba(0, 0, 0, 0.5)", "width": 1}, "type": "line", "x0": 3312, "x1": 3312, "y0": 0.1786, "y1": 16.38}, {"line": {"color": "rgba(0, 0, 0, 0.5)", "width": 1}, "type": "line", "x0": 3324, "x1": 3324, "y0": 0.1786, "y1": 16.38}, {"line": {"color": "rgba(0, 0, 0, 0.5)", "width": 1}, "type": "line", "x0": 3336, "x1": 3336, "y0": 0.1786, "y1": 16.38}, {"line": {"color": "rgba(0, 0, 0, 0.5)", "width": 1}, "type": "line", "x0": 3348, "x1": 3348, "y0": 0.1786, "y1": 16.38}, {"line": {"color": "rgba(0, 0, 0, 0.5)", "width": 1}, "type": "line", "x0": 3360, "x1": 3360, "y0": 0.1786, "y1": 16.38}, {"line": {"color": "rgba(0, 0, 0, 0.5)", "width": 1}, "type": "line", "x0": 3372, "x1": 3372, "y0": 0.1786, "y1": 16.38}, {"line": {"color": "rgba(0, 0, 0, 0.5)", "width": 1}, "type": "line", "x0": 3384, "x1": 3384, "y0": 0.1786, "y1": 16.38}, {"line": {"color": "rgba(0, 0, 0, 0.5)", "width": 1}, "type": "line", "x0": 3396, "x1": 3396, "y0": 0.1786, "y1": 16.38}, {"line": {"color": "rgba(0, 0, 0, 0.5)", "width": 1}, "type": "line", "x0": 3408, "x1": 3408, "y0": 0.1786, "y1": 16.38}, {"line": {"color": "rgba(0, 0, 0, 0.5)", "width": 1}, "type": "line", "x0": 3420, "x1": 3420, "y0": 0.1786, "y1": 16.38}, {"line": {"color": "rgba(0, 0, 0, 0.5)", "width": 1}, "type": "line", "x0": 3432, "x1": 3432, "y0": 0.1786, "y1": 16.38}, {"line": {"color": "rgba(0, 0, 0, 0.5)", "width": 1}, "type": "line", "x0": 3444, "x1": 3444, "y0": 0.1786, "y1": 16.38}, {"line": {"color": "rgba(0, 0, 0, 0.5)", "width": 1}, "type": "line", "x0": 3456, "x1": 3456, "y0": 0.1786, "y1": 16.38}, {"line": {"color": "rgba(0, 0, 0, 0.5)", "width": 1}, "type": "line", "x0": 3468, "x1": 3468, "y0": 0.1786, "y1": 16.38}], "showlegend": true, "title": {"text": "Comparison of Predicted vs Actual Values"}, "width": 1800, "xaxis": {"title": {"text": "Time Steps"}}, "yaxis": {"title": {"text": "Value"}}}}
